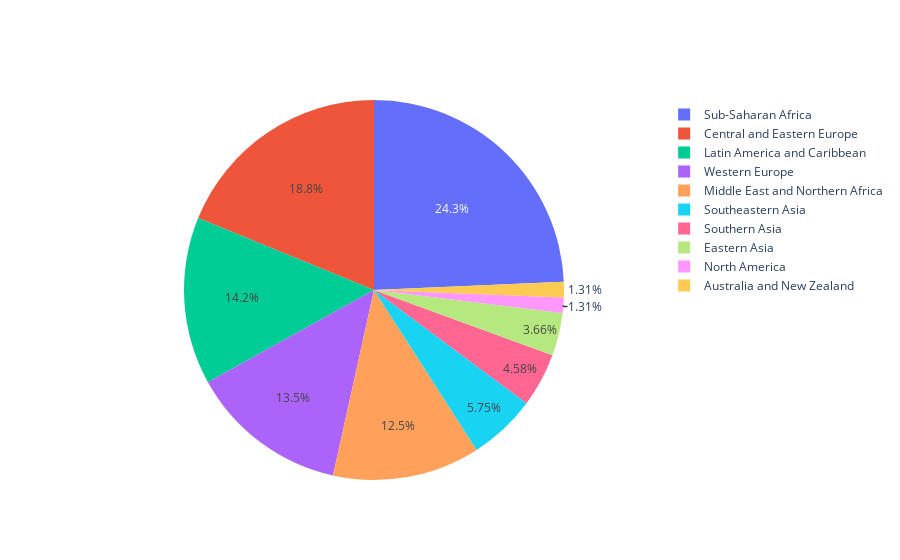

Notebook code cell kept with this figure:
### Code cell
go.Figure(data=[go.Pie(labels=df_final.Region.value_counts().index, values=df_final.Region.value_counts().values)])

### Figure 1 — Plotly figure (JSON) as saved in the notebook; plotly's stock layout.template omitted (floating-point values rounded to 4 significant figures)
{"data": [{"labels": ["Sub-Saharan Africa", "Central and Eastern Europe", "Latin America and Caribbean", "Western Europe", "Middle East and Northern Africa", "Southeastern Asia", "Southern Asia", "Eastern Asia", "North America", "Australia and New Zealand"], "type": "pie", "values": [186, 144, 109, 103, 96, 44, 35, 28, 10, 10]}], "layout": {}}
